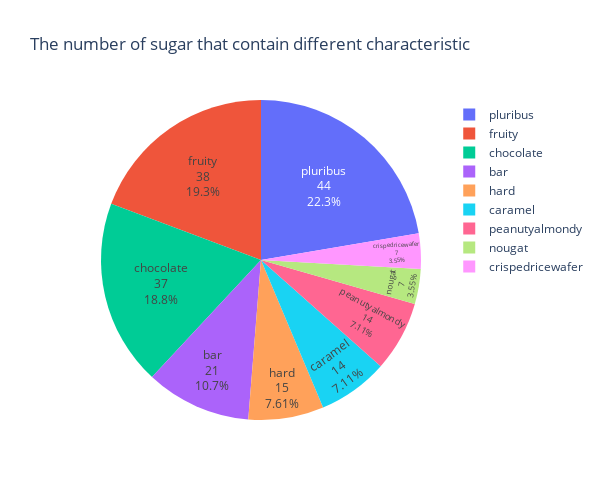

Notebook code for this chart:
### Code cell
fig = px.pie(counts, values=counts.loc[0], names=counts.columns,
             title='The number of sugar that contain different characteristic', height=500, width=600)
fig.update_traces(textposition='inside', textinfo='percent+label+value')
fig.show()

### Figure 1 — Plotly figure (JSON) as saved in the notebook; plotly's stock layout.template omitted (floating-point values rounded to 4 significant figures)
{"data": [{"domain": {"x": [0, 1], "y": [0, 1]}, "hovertemplate": "label=%{label}<br>value=%{value}<extra></extra>", "labels": ["chocolate", "fruity", "caramel", "peanutyalmondy", "nougat", "crispedricewafer", "hard", "bar", "pluribus"], "legendgroup": "", "name": "", "showlegend": true, "textinfo": "percent+label+value", "textposition": "inside", "type": "pie", "values": [37, 38, 14, 14, 7, 7, 15, 21, 44]}], "layout": {"height": 500, "legend": {"tracegroupgap": 0}, "title": {"text": "The number of sugar that contain different characteristic"}, "width": 600}}
